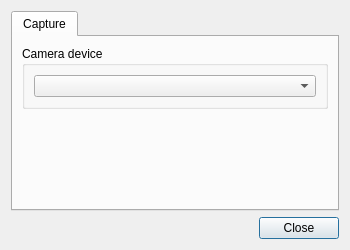
<?xml version="1.0" encoding="UTF-8"?>
<ui version="4.0">
 <class>Gecon::SettingsDialog</class>
 <widget class="QDialog" name="Gecon::SettingsDialog">
  <property name="geometry">
   <rect>
    <x>0</x>
    <y>0</y>
    <width>350</width>
    <height>250</height>
   </rect>
  </property>
  <property name="minimumSize">
   <size>
    <width>350</width>
    <height>250</height>
   </size>
  </property>
  <property name="windowTitle">
   <string>Settings</string>
  </property>
  <layout class="QVBoxLayout" name="verticalLayout_2">
   <item>
    <widget class="QTabWidget" name="tabWidget">
     <property name="currentIndex">
      <number>0</number>
     </property>
     <widget class="QWidget" name="captureTab">
      <attribute name="title">
       <string>Capture</string>
      </attribute>
      <layout class="QVBoxLayout" name="verticalLayout">
       <item>
        <widget class="QGroupBox" name="groupBox">
         <property name="title">
          <string>Camera device</string>
         </property>
         <property name="flat">
          <bool>false</bool>
         </property>
         <layout class="QHBoxLayout" name="horizontalLayout">
          <item>
           <widget class="QComboBox" name="deviceList"/>
          </item>
         </layout>
        </widget>
       </item>
       <item>
        <spacer name="verticalSpacer">
         <property name="orientation">
          <enum>Qt::Vertical</enum>
         </property>
         <property name="sizeHint" stdset="0">
          <size>
           <width>20</width>
           <height>40</height>
          </size>
         </property>
        </spacer>
       </item>
      </layout>
     </widget>
    </widget>
   </item>
   <item>
    <widget class="QDialogButtonBox" name="closeButton">
     <property name="orientation">
      <enum>Qt::Horizontal</enum>
     </property>
     <property name="standardButtons">
      <set>QDialogButtonBox::Close</set>
     </property>
    </widget>
   </item>
  </layout>
 </widget>
 <resources/>
 <connections>
  <connection>
   <sender>closeButton</sender>
   <signal>accepted()</signal>
   <receiver>Gecon::SettingsDialog</receiver>
   <slot>accept()</slot>
   <hints>
    <hint type="sourcelabel">
     <x>248</x>
     <y>254</y>
    </hint>
    <hint type="destinationlabel">
     <x>157</x>
     <y>274</y>
    </hint>
   </hints>
  </connection>
  <connection>
   <sender>closeButton</sender>
   <signal>rejected()</signal>
   <receiver>Gecon::SettingsDialog</receiver>
   <slot>reject()</slot>
   <hints>
    <hint type="sourcelabel">
     <x>316</x>
     <y>260</y>
    </hint>
    <hint type="destinationlabel">
     <x>286</x>
     <y>274</y>
    </hint>
   </hints>
  </connection>
 </connections>
</ui>
